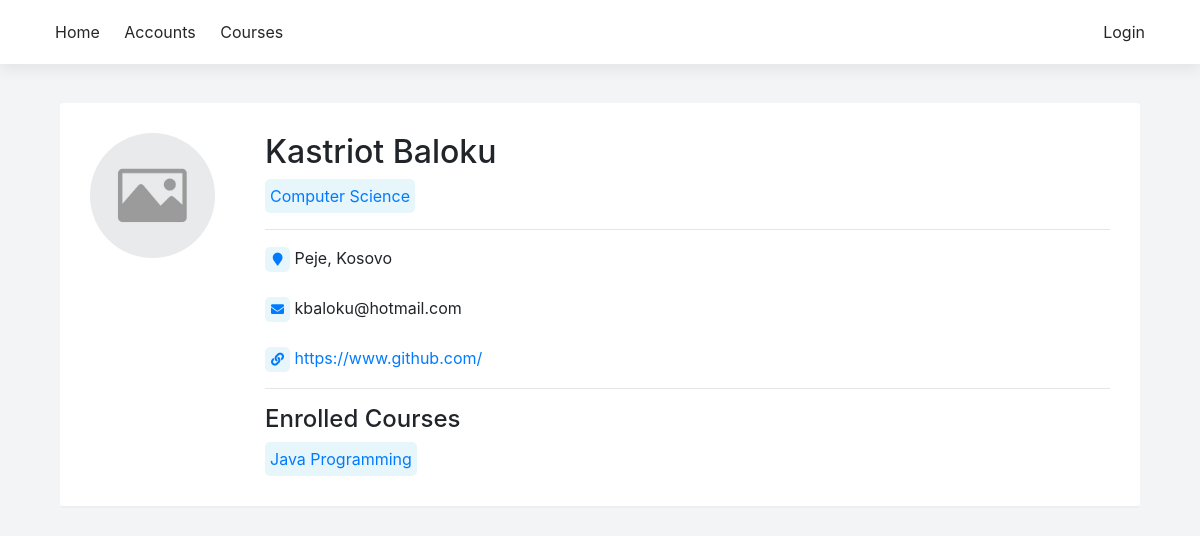
The page /profile/16 on the database as committed earlier.
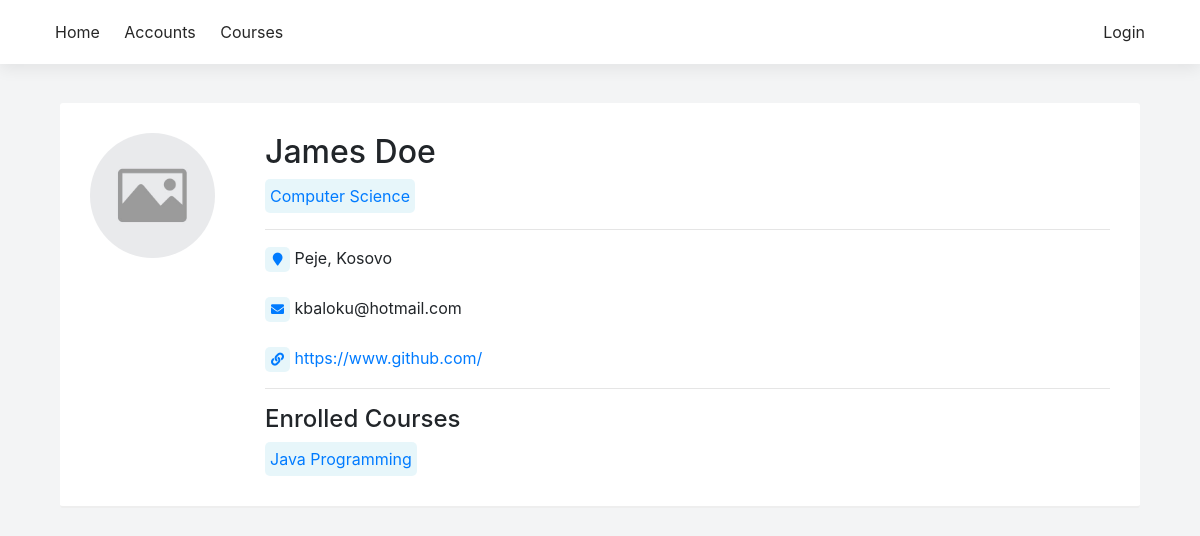
The same page on the database as committed later.
### sems/models.py (models this page shows, shortened)
class Student(models.Model):
    user = models.OneToOneField(User, on_delete=models.CASCADE, null=True)
    first_name = models.CharField(max_length=100, null=True)
    last_name = models.CharField(max_length=100, null=True)
    picture = models.ImageField(null=True, blank=True, default='no-img.png')
    website = models.URLField(max_length=100, null=True, blank=True)
    email = models.EmailField(max_length=100, null=True)
    program = models.ForeignKey(Program, on_delete=models.SET_NULL, null=True)
    country = models.ForeignKey(State, on_delete=models.SET_NULL, null=True)
    city = models.CharField(max_length=100, null=True)
    course = models.ManyToManyField(Course, related_name='course')
    course_teacher = models.ManyToManyField(Course, related_name='course_teacher')
    def get_website(self):
        if self.website[0:4] != 'http':
            return 'http://' + self.website
        else:
            return self.website

class Program(models.Model):
    name = models.CharField(max_length=150)
    summary = models.CharField(max_length=400, null=True, blank=True)
    def __str__(self):
        return self.name

class State(models.Model):
    name = models.CharField(max_length=100)
    def __str__(self):
        return self.name

class Course(models.Model):
    name = models.CharField(max_length=200)
    summary = models.TextField(max_length=600, null=True, blank=True)
    program = models.ForeignKey(Program, on_delete=models.CASCADE)
    start_date = models.DateField()
    end_date = models.DateField()
    credits = models.IntegerField(null=True, default=80)
    def __str__(self):
        return self.name

### sems/views.py (the view)
# urls.py: path('profile/<int:pk>', views.student_detail, name='student_detail'),
def student_detail(request, pk):
    student = Student.objects.get(pk=pk)
    return render(
        request, 'student_profile.html', {'student': student},
    )

### sems/templates/student_profile.html (shortened to what this page needs)
{% extends 'base_generic.html' %}
{% block content %}
<div class="container">
    <div class="card-box">
        <div class="row">
            <div class="col-md-2 col-xs-12">
                <div class="thumb img-round">
                    <img src="../static/uploads/{% if student.picture %}{{ student.picture }} {% else %}no-img.png {% endif %}" />
                </div>
            </div>
            <div class="col-md-10 col-xs-12">
                <h2>{{ student.first_name }} {{ student.last_name }}</h2>
                <a href="{% url 'program_single' pk=student.program.pk %}" class="text-primary"><span class="label">{{ student.program }}</span></a>
                <hr/>
                <div><span class="sm-label label text-primary"><i class="fas fa-map-marker"></i></span> {{ student.city }}, {{ student.country }}</div><br/>
                <div><span class="sm-label label text-primary"><i class="fas fa-envelope"></i></span> {{ student.email }}</div>
                {% if student.website %}
                <br/>
                <div><span class="sm-label label text-primary"><i class="fas fa-link"></i></span> <a href="{{ student.get_website }}" title="{{ student.get_website }}" target="_blank">{{ student.website }}</a> </div>
                {% endif %}
                <hr/>
                <h4>Enrolled Courses</h4>
                {% if student.course.all %}
                    {% for course in student.course.all %}
                    <a class="label" href="{% url 'course_detail' pk=course.pk %}" title="{{ course.summary }}">{{ course }}</a>
                    {% endfor %}
                {% else %}
                <b class="text-danger">No courses</b>
                {% endif %}
            </div>
        </div>
    </div>
</div>
{% endblock %}

### sems/templates/base_generic.html (shortened to what this page needs)
{% load static %}
<html>
<head>
    <link rel="stylesheet" href="https://use.fontawesome.com/releases/v5.0.12/css/all.css">
    <link rel="stylesheet" href="{% static 'css/bootstrap.min.css' %}">
    <link rel="stylesheet" href="{% static 'css/main.css' %}">
    <link rel="stylesheet" href="{% static 'fonts/fontawesome-all.min.css' %}">
</head>
<body>
    <header>
        <nav>
            <div class="container">
                <a href="{% url 'home' %}">Home</a>
                <a href="{% url 'students' %}">Accounts</a>
                <a href="{% url 'programs' %}">Courses</a>
                <div class="inline-block float-right text-right">
                {% if not user.is_authenticated %}
                <a href="{% url 'login' %}">Login</a>
                {% else %}
                    <a href="{% url 'student_detail' pk=user.student.pk %}">{{ user.student.first_name }}</a>
                <a href="{% url 'logout' %}">Logout</a>
                {% endif %}
                </div>
            </div>
        </nav>
    </header>
    <div class="container">
        <div class="row">
            <div class="col-md-12 col-xs-12">
                <br/>
                {% block content %}
                {% endblock %}
            </div>
        </div>
    </div>
</body>
</html>

### sems/static/css/main.css (style rules this page uses)
* { --main-color: #006992; }
.inline-block { display: inline-block; }
body { background-color: rgb(243, 244, 245) }
nav { padding: 20px 0; background-color: #fff; box-shadow: 0 5px 15px rgba(0,0,0,0.07); margin-bottom: 15px; }
nav a { padding: 10px; color: rgba(0,0,0,.85); }
.shadow-box, .card-box { background-color: #fff; padding: 30px; border-radius: 3px; margin-bottom: 10px; border-bottom: 2px solid #eee; }
.img-round { width: 65px; height: 65px; overflow: hidden; display: inline-flex; justify-content: center; align-items: center; border-radius: 100px; }
.img-round > img, .thumb > img { max-height: 110%; min-height: 100%; }
.thumb, .post-img, .single-post-img { width: 125px; height: 125px; overflow: hidden; display: inline-flex; justify-content: center; align-items: center; }
.label { display: inline-flex; justify-content: center; align-items: center; background-color: #5bc0de25; border-radius: 5px; padding: 5px; }
.sm-label { width: 25px; height: 25px; font-size: 13px; }

Rows that differ between the two databases and show on the page:
changed Student "Peje": first_name "Kastriot" → "James"; last_name "Baloku" → "Doe"
